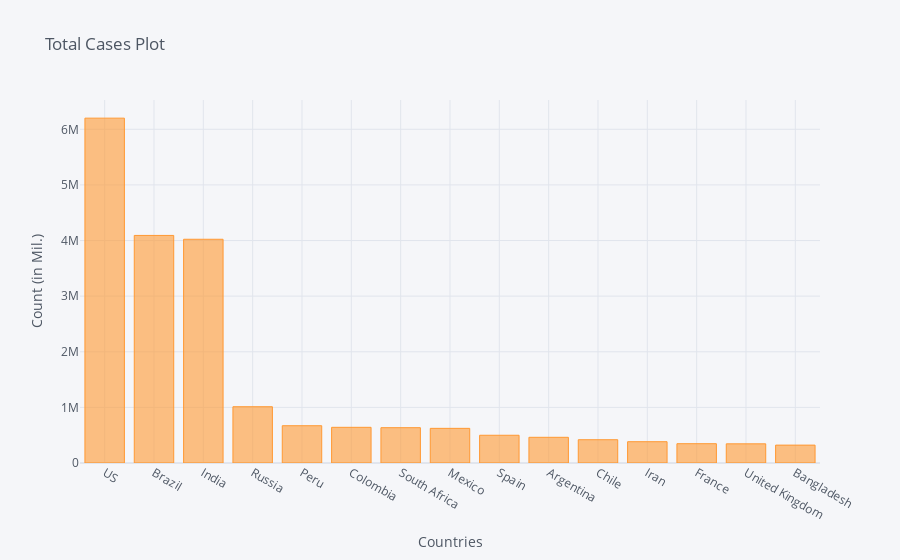

Notebook cell for this chart:
### Code cell
corona_dframe_agg_plot.iplot(kind='bar', x='Country/Region', y='9/4/20',
                             title='Total Cases Plot',xTitle='Countries',yTitle='Count (in Mil.)')

### Figure 1 — Plotly figure (JSON) as saved in the notebook; plotly's stock layout.template omitted (floating-point values rounded to 4 significant figures)
{"data": [{"marker": {"color": "rgba(255, 153, 51, 0.6)", "line": {"color": "rgba(255, 153, 51, 1.0)", "width": 1}}, "name": "9/4/20", "orientation": "v", "text": "", "type": "bar", "x": ["US", "Brazil", "India", "Russia", "Peru", "Colombia", "South Africa", "Mexico", "Spain", "Argentina", "Chile", "Iran", "France", "United Kingdom", "Bangladesh"], "y": [6200518, 4091801, 4023179, 1011987, 670145, 641574, 635078, 623090, 498989, 461882, 418469, 382772, 347267, 344686, 321615]}], "layout": {"legend": {"bgcolor": "#F5F6F9", "font": {"color": "#4D5663"}}, "paper_bgcolor": "#F5F6F9", "plot_bgcolor": "#F5F6F9", "title": {"font": {"color": "#4D5663"}, "text": "Total Cases Plot"}, "xaxis": {"gridcolor": "#E1E5ED", "showgrid": true, "tickfont": {"color": "#4D5663"}, "title": {"font": {"color": "#4D5663"}, "text": "Countries"}, "zerolinecolor": "#E1E5ED"}, "yaxis": {"gridcolor": "#E1E5ED", "showgrid": true, "tickfont": {"color": "#4D5663"}, "title": {"font": {"color": "#4D5663"}, "text": "Count (in Mil.)"}, "zerolinecolor": "#E1E5ED"}}}
